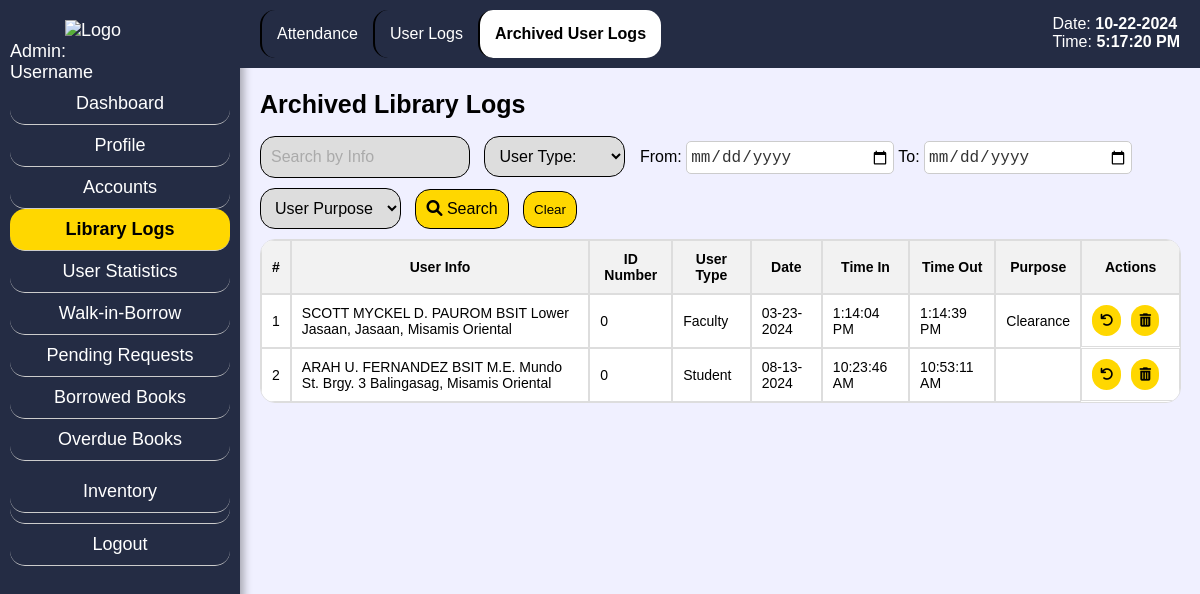
Screenshot of /admin_aliblogs.php with the database file from the repository.
### tables this page shows
CREATE TABLE `chkin` (
  `id` int(9) NOT NULL,
  `info` varchar(999) NOT NULL,
  `idnum` varchar(255) NOT NULL,
  `user_type` varchar(255) NOT NULL,
  `date` varchar(255) NOT NULL,
  `timein` varchar(999) NOT NULL,
  `timeout` varchar(999) NOT NULL,
  `purpose` varchar(255) NOT NULL,
  `archived` varchar(99) NOT NULL
);

### admin_aliblogs.php (the view, shortened to what this page needs)
<?php
include 'config.php';
$search = isset($_GET['search']) ? $_GET['search'] : '';
$user_type = isset($_GET['user_type']) ? $_GET['user_type'] : '';
$start_date = isset($_GET['start_date']) ? $_GET['start_date'] : '';
$end_date = isset($_GET['end_date']) ? $_GET['end_date'] : '';
$purpose = isset($_GET['purpose']) ? $_GET['purpose'] : '';
$query = "SELECT * FROM chkin WHERE archived = 'Yes'";
$result = $mysqli->query($query);
?>
<!DOCTYPE html>
<html lang="en">
<head>
    <link rel="stylesheet" href="css/admin_srch.css">
    <link rel="stylesheet" href="https://cdnjs.cloudflare.com/ajax/libs/font-awesome/6.0.0-beta3/css/all.min.css">
</head>
<body class="bg">
<div class="sidebar">
    <span style="margin-left: 25%;"><img src="css/pics/logop.png" alt="Logo" class="logo"></span>
        <?php
        if(isset($admin_username_display)) {
            echo '<div class="hell">Admin: ' . $admin_username_display . '</span></div>';
        } else {
            echo '<div>Admin: <br>Username</div>';
        }
        ?>
        <a href="admin_dash.php<?php if(isset($aid)) echo '?aid=' . $aid; ?>" class="sidebar-item">Dashboard</a>
        <a href="admin_pf.php<?php if(isset($aid)) echo '?aid=' . $aid; ?>" class="sidebar-item">Profile</a>
        <a href="admin_srch.php<?php if(isset($aid)) echo '?aid=' . $aid; ?>" class="sidebar-item">Accounts</a>
        <a href="admin_attd.php<?php if(isset($aid)) echo '?aid=' . $aid; ?>" class="sidebar-item active">Library Logs</a>
        <a href="admin_stat.php<?php if (isset($aid)) echo '?aid=' . $aid; ?>" class="sidebar-item">User Statistics</a>
        <a href="admin_wres.php<?php if(isset($aid)) echo '?aid=' . $aid; ?>" class="sidebar-item">Walk-in-Borrow</a>
        <a href="admin_preq.php<?php if(isset($aid)) echo '?aid=' . $aid; ?>" class="sidebar-item">Pending Requests</a>
        <a href="admin_brel.php<?php if(isset($aid)) echo '?aid=' . $aid; ?>" class="sidebar-item">Borrowed Books</a>
        <a href="admin_ob.php<?php if(isset($aid)) echo '?aid=' . $aid; ?>" class="sidebar-item">Overdue Books</a>
        <div class="sidebar-item dropdown">
            <a href="#" class="dropdown-link" onmouseover="toggleDropdown(event)">Inventory</a>
        </div>
        <a href="login.php" class="sidebar-item logout-btn">Logout</a>
    </div>
    <div class="content">
        <nav class="secondary-navbar">
            <a href="admin_attd.php<?php if(isset($aid)) echo '?aid=' . $aid; ?>" class="secondary-navbar-item">Attendance</a>
            <a href="liblogs.php<?php if(isset($aid)) echo '?aid=' . $aid; ?>" class="secondary-navbar-item">User Logs</a>
            <a href="admin_aliblogs.php<?php if(isset($aid)) echo '?aid=' . $aid; ?>" class="secondary-navbar-item active">Archived User Logs</a>
        </nav>
    </div>
    <div class="fixed-date-time">
        <p>Date: <span id="current-date"><?php echo date("m-d-Y"); ?></span></p>
        <p>Time: <span id="current-time"></span></p>
    </div>
    <div class="content-container">
    <div class="search-bar">
    <h1 style="color: black;">Archived Library Logs</h1>
    <form method="GET" action="admin_aliblogs.php">
    <div class="search-inputs">
                    <input type="text" id="search" name="search" value="<?php echo $search; ?>" placeholder="Search by Info">
                    <select name="user_type">
                        <option value="" <?php if(empty($user_type)) echo "selected"; ?>>User Type:</option>
                    </select>
                    <label for="start-date" style="color: black;">From:</label>
                    <input type="date" id="start-date" name="start_date" value="<?php echo $start_date; ?>">
                    <label for="end-date" style="color: black;">To:</label>
                    <input type="date" id="end-date" name="end_date" value="<?php echo $end_date; ?>">
                    <select name="purpose">
                        <option value="" <?php if(empty($purpose)) echo "selected"; ?>>User Purpose:</option>
                    </select>
                    <button type="submit"><i class="fas fa-search"></i> Search</button>
                    <button type="button" onclick="clearForm()">Clear</button>
                </div>
            </form>
    </div>
    <?php
        if ($result && $result->num_rows > 0) {
            echo '<table id="dataTable">';
            echo '<thead>';
            echo '<tr><th>#</th><th>User Info</th><th>ID Number</th><th>User Type</th><th>Date</th><th>Time In</th><th>Time Out</th><th>Purpose</th><th colspan="2">Actions</th></tr>';
            echo '</thead>';
            echo '<tbody id="dataTableBody">';
            $counter = 0;
            while ($row = $result->fetch_assoc()) {
                $counter++;
                echo '<tr>';
                echo '<td class="counter">' . $counter . '</td>';
                echo '<td>' . $row['info'] . '</td>';
                echo '<td>' . $row['idnum'] . '</td>';
                echo '<td>' . $row['user_type'] . '</td>';
                echo '<td>' . $row['date'] . '</td>';
                echo '<td>' . $row['timein'] . '</td>';
                echo '<td>' . ($row['timeout'] ? $row['timeout'] : 'N/A') . '</td>';
                echo '<td>' . $row['purpose'] . '</td>';
                echo '<td style="text-align: center; display: flex;">';
                echo '<button class="edit-btn" onclick="unarchiveEntry(' . $row['id'] . ')"><i class="fa fa-undo"></i></button>';
                echo '<button class="delete-btn" onclick="deleteEntry(' . $row['id'] . ', ' . $aid . ')"><i class="fas fa-trash-alt"></i></button></td>';
                echo '</tr>';
            }
            echo '</tbody>';
            echo '</table>';
        } else {
            echo '<p>No data found.</p>';
        }
        ?>
</div>
</body>
</html>

### css/admin_srch.css (style rules this page uses)
.bg { margin: 0; padding: 0; font-family: Century Gothic,CenturyGothic,AppleGothic,sans-serif; background-color: #F0F0FF; }
.logo { height: 50px; width: auto; }
.sidebar { background-color: #242c44; width: 220px; padding: 20px 10px 20px 10px; height: 100%; font-size: 18px; position: fixed; top: 0; color: white; box-shadow: 4px 0 8px rgba(0, 0, 0, 0.3); }
.sidebar-item { padding: 10px 0; border-bottom: 1px solid #ccc; text-decoration: none; color: white; display: block; text-align: center; border-radius: 15px; }
.sidebar-item.active { background-color: gold; color: black; font-weight: bold; display: block; padding: 10px 0; }
.logout-btn { margin-top: auto; padding: 10px 0; text-decoration: none; color: white; display: block; text-align: center; border-radius: 15px; }
.secondary-navbar { background-color: #242c44; padding: 10px 20px; display: block; float: left; align-items: center; margin-left: 240px; position: fixed; width: 100%; position: fixed; top: 0; z-index: 1000; }
.secondary-navbar-item { padding: 15px; text-decoration: none; color: white; display: block; border-left: 2px solid black; float: left; text-align: center; border-radius: 15px; }
.secondary-navbar-item.active { background-color: white; color: black; font-weight: bold; }
.content-container { margin-top: 70px; margin-left: 240px; padding-left: 20px; overflow-y: auto; height: calc(100% - 70px); padding-bottom: 20px; }
.search-bar { margin-top: 20px; margin-bottom: 20px; }
.search-bar input[type="text"], .search-bar input[type="number"], .search-bar select, .search-bar button[type="submit"] { padding: 10px; font-size: 16px; border: 1px solid black; display: inline-block; margin-right: 10px; background-color: #ddd; }
.search-bar input[type="text"] { width: 20%; border-radius: 15px; }
.search-bar select { width: 15%; border-radius: 15px; }
input[type="date"] { width: 200px; height: 25px; padding: 3px; border: 1px solid #ccc; border-radius: 5px; background-color: #fff; color: #333; font-size: 16px; outline: none; }
input[type="date"]::placeholder { color: #aaa; }
.search-bar button[type="submit"] { background-color: gold; color: black; cursor: pointer; border-radius: 15px; }
.search-bar input[type="text"]::placeholder { color: #aaa; }
.search-bar button[type="button"] { background-color: gold; color: black; cursor: pointer; border-radius: 15px; padding: 10px; border: solid black 1px; }
#dataTable { cursor: pointer; }
h1 { font-size: 25px; }
table { width: 98%; margin-top: -10px; font-size: 14px; border-spacing: 0; border-radius: 15px; overflow: hidden; border: 1px solid #ddd; }
table tr { color: black; background-color: white; }
table th, table td { padding: 10px; border: 1px solid #ddd; text-align: left; }
table th { background-color: #f2f2f2; text-align: center; }
.fixed-date-time { position: fixed; top: 15px; right: 20px; color: white; font-size: 16px; z-index: 1000; }
.fixed-date-time p { margin: 0; padding: 0; }
.fixed-date-time span { font-weight: bold; }
.edit-btn, .delete-btn { border: none; background-color: gold; color: black; border-radius: 30px; padding: 8px; cursor: pointer; transition: background-color 0.3s; margin-right: 10px; text-decoration: none; }
input[type="number"], input[type="text"] { width: 500px; height: 20px; padding: 5px; border: none; border-radius: 5px; margin-bottom: 10px; background-color: white; color: black; }
.dropdown-link { padding: 10px 0; border-bottom: 1px solid #ccc; text-decoration: none; color: white; display: block; text-align: center; border-radius: 15px; }

### rows the page displays
chkin: info "SCOTT MYCKEL D. PAUROM BSIT Lower Jasaan, Jasaan, Misamis Oriental", idnum "0", user_type "Faculty", date "03-23-2024", timein "1:14:04 PM", timeout "1:14:39 PM", purpose "Clearance"
chkin: info "ARAH U. FERNANDEZ BSIT M.E. Mundo St. Brgy. 3 Balingasag, Misamis Oriental", idnum "0", user_type "Student", date "08-13-2024", timein "10:23:46 AM", timeout "10:53:11 AM"
